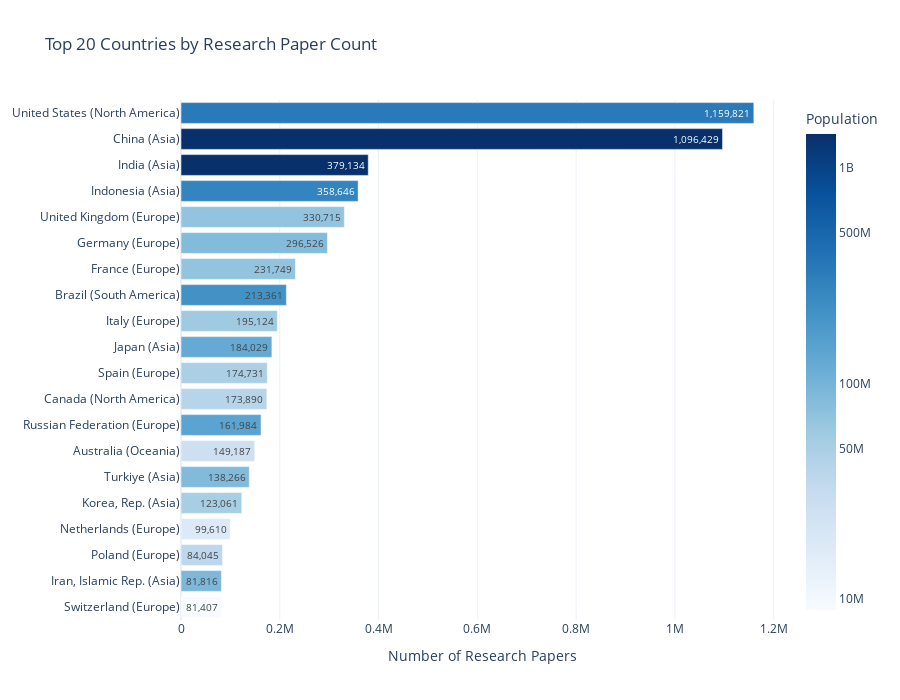

Notebook code cell kept with this figure:
### Code cell
import plotly.express as px
import numpy as np

# Sort data so the plot is ordered
# Added .copy() to avoid SettingWithCopyWarning
top_20_data = data_api_papers_sorted[:20].sort_values("paper_count", ascending=True).copy()

# --- THIS IS THE NEW PART ---
# Create the combined label with Country and Continent
top_20_data['Country_Label'] = top_20_data['Country'] + " (" + top_20_data['continent'] + ")"
# ----------------------------

# Create a log-transformed column for Population
top_20_data['Population_log'] = np.log10(top_20_data['Population'])

fig = px.bar(
    top_20_data,
    x="paper_count",
    y="Country_Label", # <-- Updated to use the new label
    color="Population_log",
    color_continuous_scale="Blues",
    text="paper_count",
    title="Top 20 Countries by Research Paper Count",
    template="plotly_white",
    labels={
        "paper_count": "Number of Research Papers",
        "Population_log": "Population"
    },
    hover_data={
        "Population": ":,.0f",
        "Population_log": False,
        "Country_Label": False # Hide the label from the hover data box (it's already the title)
    },
    height=700
)

# Fix the color bar legend
tick_labels = ["10M", "50M", "100M", "500M", "1B"]
tick_values = [
    np.log10(10_000_000),
    np.log10(50_000_000),
    np.log10(100_000_000),
    np.log10(500_000_000),
    np.log10(1_000_000_000)
]

fig.update_layout(
    yaxis_title=None,
    coloraxis_colorbar=dict(
        title="Population",
        tickvals=tick_values,
        ticktext=tick_labels
    )
)

fig.update_traces(
    texttemplate='%{x:,.0f}',
    textposition='auto',
)

fig.show()

### Figure 1 — Plotly figure (JSON) as saved in the notebook; plotly's stock layout.template omitted (floating-point values rounded to 4 significant figures)
{"data": [{"customdata": [[8888000.0, 6.949], [90610000.0, 7.957], [36690000.0, 7.565], [17880000.0, 7.252], [51710000.0, 7.714], [85330000.0, 7.931], [26650000.0, 7.426], [143800000.0, 8.158], [40080000.0, 7.603], [48350000.0, 7.684], [124500000.0, 8.095], [58990000.0, 7.771], [211100000.0, 8.325], [68290000.0, 7.834], [83900000.0, 7.924], [68490000.0, 7.836], [281200000.0, 8.449], [1438000000.0, 9.158], [1411000000.0, 9.149], [336800000.0, 8.527]], "hovertemplate": "Number of Research Papers=%{text}<extra></extra>", "legendgroup": "", "marker": {"color": [6.949, 7.957, 7.565, 7.252, 7.714, 7.931, 7.426, 8.158, 7.603, 7.684, 8.095, 7.771, 8.325, 7.834, 7.924, 7.836, 8.449, 9.158, 9.149, 8.527], "coloraxis": "coloraxis", "pattern": {"shape": ""}}, "name": "", "orientation": "h", "showlegend": false, "text": [81410.0, 81820.0, 84040.0, 99610.0, 123100.0, 138300.0, 149200.0, 162000.0, 173900.0, 174700.0, 184000.0, 195100.0, 213400.0, 231700.0, 296500.0, 330700.0, 358600.0, 379100.0, 1096000.0, 1160000.0], "textposition": "auto", "texttemplate": "%{x:,.0f}", "type": "bar", "x": [81407, 81816, 84045, 99610, 123061, 138266, 149187, 161984, 173890, 174731, 184029, 195124, 213361, 231749, 296526, 330715, 358646, 379134, 1096429, 1159821], "xaxis": "x", "y": ["Switzerland (Europe)", "Iran, Islamic Rep. (Asia)", "Poland (Europe)", "Netherlands (Europe)", "Korea, Rep. (Asia)", "Turkiye (Asia)", "Australia (Oceania)", "Russian Federation (Europe)", "Canada (North America)", "Spain (Europe)", "Japan (Asia)", "Italy (Europe)", "Brazil (South America)", "France (Europe)", "Germany (Europe)", "United Kingdom (Europe)", "Indonesia (Asia)", "India (Asia)", "China (Asia)", "United States (North America)"], "yaxis": "y"}], "layout": {"barmode": "relative", "coloraxis": {"colorbar": {"ticktext": ["10M", "50M", "100M", "500M", "1B"], "tickvals": [7, 7.699, 8, 8.699, 9], "title": {"text": "Population"}}, "colorscale": [[0, "rgb(247,251,255)"], [0.125, "rgb(222,235,247)"], [0.25, "rgb(198,219,239)"], [0.375, "rgb(158,202,225)"], [0.5, "rgb(107,174,214)"], [0.625, "rgb(66,146,198)"], [0.75, "rgb(33,113,181)"], [0.875, "rgb(8,81,156)"], [1, "rgb(8,48,107)"]]}, "height": 700, "legend": {"tracegroupgap": 0}, "title": {"text": "Top 20 Countries by Research Paper Count"}, "xaxis": {"anchor": "y", "domain": [0, 1], "title": {"text": "Number of Research Papers"}}, "yaxis": {"anchor": "x", "domain": [0, 1], "title": {}}}}
